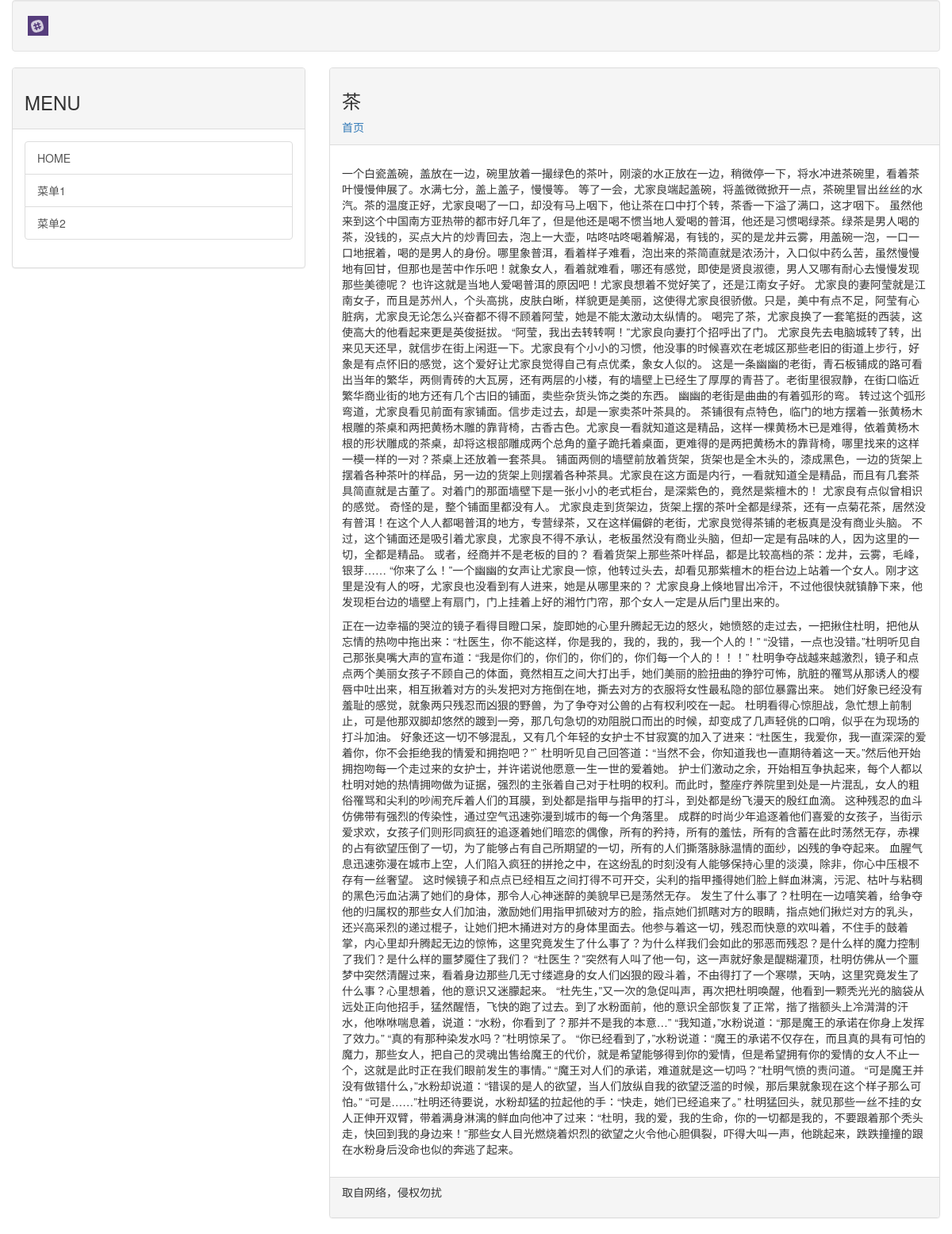
Page /post/maijie/ on the committed database.
### mainsite/models.py (models this page shows, shortened)
class Post(models.Model):
    title = models.CharField(max_length=200)
    slug = models.CharField(max_length=200)
    body = models.TextField()
    pub_date = models.DateTimeField(default=timezone.now)
    class Meta:
        ordering = ('-pub_date',)

### mainsite/views.py (the view)
# urls.py: path('post/<slug:slug>/', showpost),
def showpost(request,slug):
    try:
        post = Post.objects.get(slug=slug)
        if post != None:
            return render(request,'post.html',locals())
    except:
        return redirect('/')

### templates/post.html (shortened to what this page needs)
{% extends 'base.html' %}
{% load markdown_deux_tags %}
{% block headmessage %}
    <h3 style='font-family:微软雅黑;'>{{ post.title }}</h3>
    <a style="font-family: 微软雅黑;" href='/'>首页</a>
{% endblock %}
{% block content %}
        <p style='font-family:微软雅黑;font-size:12pt;letter-spacing:2pt;'>
            {{ post.body | markdown }}
        </p>
{% endblock %}

### rows in the picture
Post: title "茶", body "一个白瓷盖碗，盖放在一边，碗里放着一撮绿色的茶叶，刚滚的水正放在一边，稍微停一下，将水冲进茶碗里，看着茶叶慢慢伸展了。水满七分，盖上盖子，慢慢等。 等了一会，尤家良端起盖碗，将盖微微掀开一点，茶碗里冒出丝丝的水汽。茶的温度正好，尤家良喝了一口，却没有马上咽下，他让茶在口中打个转，茶香一下溢了满口，这才咽下。 虽然他来到这个中国南方亚热带的都市好几年了，但是他还是喝不惯当地人爱喝的普洱，他还是习惯喝绿茶。绿茶是男人喝的茶，没钱的，买点大片的炒青回去，泡上一大壶，咕咚咕咚喝着解渴，有钱的，买的是龙井云雾，用盖碗一泡，一口一口地抿着，喝的是男人的身份。哪里象普洱，看着样子难看，泡出来的茶简直就是浓汤汁，入口似中药么苦，虽然慢慢地有回甘，但那也是苦中作乐吧！就象女人，看着就难看，哪还有感觉，即使是贤良淑德，男人又哪有耐心去慢慢发现那些美德呢？ 也许这就是当地人爱喝普洱的原因吧！尤家良想着不觉好笑了，还是江南女子好。 尤家良的妻阿莹就是江南女子，而且是苏州人，个头高挑，皮肤白晰，样貌更是美丽，这使得尤家良很骄傲。只是，美中有点不足，阿莹有心脏病，尤家良无论怎么兴奋都不得不顾着阿莹，她是不能太激动太纵情的。 喝完了茶，尤家良换了一套笔挺的西装，这使高大的他看起来更是英俊挺拔。 “阿莹，我出去转转啊！”尤家良向妻打个招呼出了门。 尤家良先去电脑城转了转，出来见天还早，就信步在街上闲逛一下。尤家良有个小小的习惯，他没事的时候喜欢在老城区那些老旧的街道上步行，好象是有点怀旧的感觉，这个爱好让尤家良觉得自己有点优柔，象女人似的。…"
